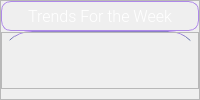
                           <widget class="QFrame" name="frame_68">
                            <property name="minimumSize">
                             <size>
                              <width>0</width>
                              <height>0</height>
                             </size>
                            </property>
                            <property name="maximumSize">
                             <size>
                              <width>16777215</width>
                              <height>1000</height>
                             </size>
                            </property>
                            <property name="frameShape">
                             <enum>QFrame::StyledPanel</enum>
                            </property>
                            <property name="frameShadow">
                             <enum>QFrame::Raised</enum>
                            </property>
                            <layout class="QVBoxLayout" name="verticalLayout_55">
                             <property name="spacing">
                              <number>0</number>
                             </property>
                             <property name="leftMargin">
                              <number>0</number>
                             </property>
                             <property name="topMargin">
                              <number>0</number>
                             </property>
                             <property name="rightMargin">
                              <number>0</number>
                             </property>
                             <property name="bottomMargin">
                              <number>0</number>
                             </property>
                             <item>
                              <widget class="QFrame" name="frame_74">
                               <property name="minimumSize">
                                <size>
                                 <width>0</width>
                                 <height>30</height>
                                </size>
                               </property>
                               <property name="maximumSize">
                                <size>
                                 <width>16777215</width>
                                 <height>30</height>
                                </size>
                               </property>
                               <property name="styleSheet">
                                <string notr="true">QFrame{
	border: 1px solid rgb(175, 137, 233);
    border-radius: 10px;
}</string>
                               </property>
                               <property name="frameShape">
                                <enum>QFrame::NoFrame</enum>
                               </property>
                               <property name="frameShadow">
                                <enum>QFrame::Raised</enum>
                               </property>
                               <layout class="QHBoxLayout" name="horizontalLayout_80">
                                <property name="spacing">
                                 <number>0</number>
                                </property>
                                <property name="leftMargin">
                                 <number>0</number>
                                </property>
                                <property name="topMargin">
                                 <number>0</number>
                                </property>
                                <property name="rightMargin">
                                 <number>0</number>
                                </property>
                                <property name="bottomMargin">
                                 <number>0</number>
                                </property>
                                <item>
                                 <widget class="QLabel" name="allbooksLable_31">
                                  <property name="font">
                                   <font>
                                    <family>Roboto Light</family>
                                    <pointsize>12</pointsize>
                                   </font>
                                  </property>
                                  <property name="styleSheet">
                                   <string notr="true">color:white;
border: none;</string>
                                  </property>
                                  <property name="text">
                                   <string>Trends For the Week</string>
                                  </property>
                                  <property name="alignment">
                                   <set>Qt::AlignCenter</set>
                                  </property>
                                 </widget>
                                </item>
                               </layout>
                              </widget>
                             </item>
                             <item>
                              <widget class="QFrame" name="frame_100">
                               <property name="frameShape">
                                <enum>QFrame::NoFrame</enum>
                               </property>
                               <property name="frameShadow">
                                <enum>QFrame::Plain</enum>
                               </property>
                               <layout class="QHBoxLayout" name="horizontalLayout_81">
                                <property name="spacing">
                                 <number>0</number>
                                </property>
                                <property name="leftMargin">
                                 <number>0</number>
                                </property>
                                <property name="topMargin">
                                 <number>0</number>
                                </property>
                                <property name="rightMargin">
                                 <number>0</number>
                                </property>
                                <property name="bottomMargin">
                                 <number>0</number>
                                </property>
                                <item>
                                 <widget class="QGroupBox" name="groupBox_9">
                                  <property name="minimumSize">
                                   <size>
                                    <width>0</width>
                                    <height>0</height>
                                   </size>
                                  </property>
                                  <property name="maximumSize">
                                   <size>
                                    <width>800</width>
                                    <height>500</height>
                                   </size>
                                  </property>
                                  <property name="styleSheet">
                                   <string notr="true">QGroupBox{
		border:none;
		border-top: 1px solid qlineargradient(spread:pad, x1:0.392, y1:0.170364, x2:0.51, y2:0.95, stop:0.00627353 rgba(178, 138, 236, 255), stop:0.984012 rgba(98, 114, 164, 255));
		border-radius: 30px;
}
</string>
                                  </property>
                                  <property name="title">
                                   <string/>
                                  </property>
                                  <layout class="QVBoxLayout" name="verticalLayout_56">
                                   <property name="spacing">
                                    <number>0</number>
                                   </property>
                                   <property name="leftMargin">
                                    <number>0</number>
                                   </property>
                                   <property name="topMargin">
                                    <number>0</number>
                                   </property>
                                   <property name="rightMargin">
                                    <number>0</number>
                                   </property>
                                   <property name="bottomMargin">
                                    <number>10</number>
                                   </property>
                                   <item>
                                    <widget class="QFrame" name="frame_101">
                                     <property name="frameShape">
                                      <enum>QFrame::StyledPanel</enum>
                                     </property>
                                     <property name="frameShadow">
                                      <enum>QFrame::Raised</enum>
                                     </property>
                                     <layout class="QHBoxLayout" name="horizontalLayout_82">
                                      <property name="spacing">
                                       <number>0</number>
                                      </property>
                                      <property name="leftMargin">
                                       <number>0</number>
                                      </property>
                                      <property name="topMargin">
                                       <number>0</number>
                                      </property>
                                      <property name="rightMargin">
                                       <number>0</number>
                                      </property>
                                      <property name="bottomMargin">
                                       <number>0</number>
                                      </property>
                                      <item>
                                       <widget class="QWidget" name="burrowedBooksPlot" native="true">
                                        <property name="minimumSize">
                                         <size>
                                          <width>0</width>
                                          <height>0</height>
                                         </size>
                                        </property>
                                        <property name="maximumSize">
                                         <size>
                                          <width>800</width>
                                          <height>500</height>
                                         </size>
                                        </property>
                                        <property name="styleSheet">
                                         <string notr="true">QGroupBox{
		border: none;
}</string>
                                        </property>
                                       </widget>
                                      </item>
                                     </layout>
                                    </widget>
                                   </item>
                                  </layout>
                                 </widget>
                                </item>
                               </layout>
                              </widget>
                             </item>
                            </layout>
                           </widget>
